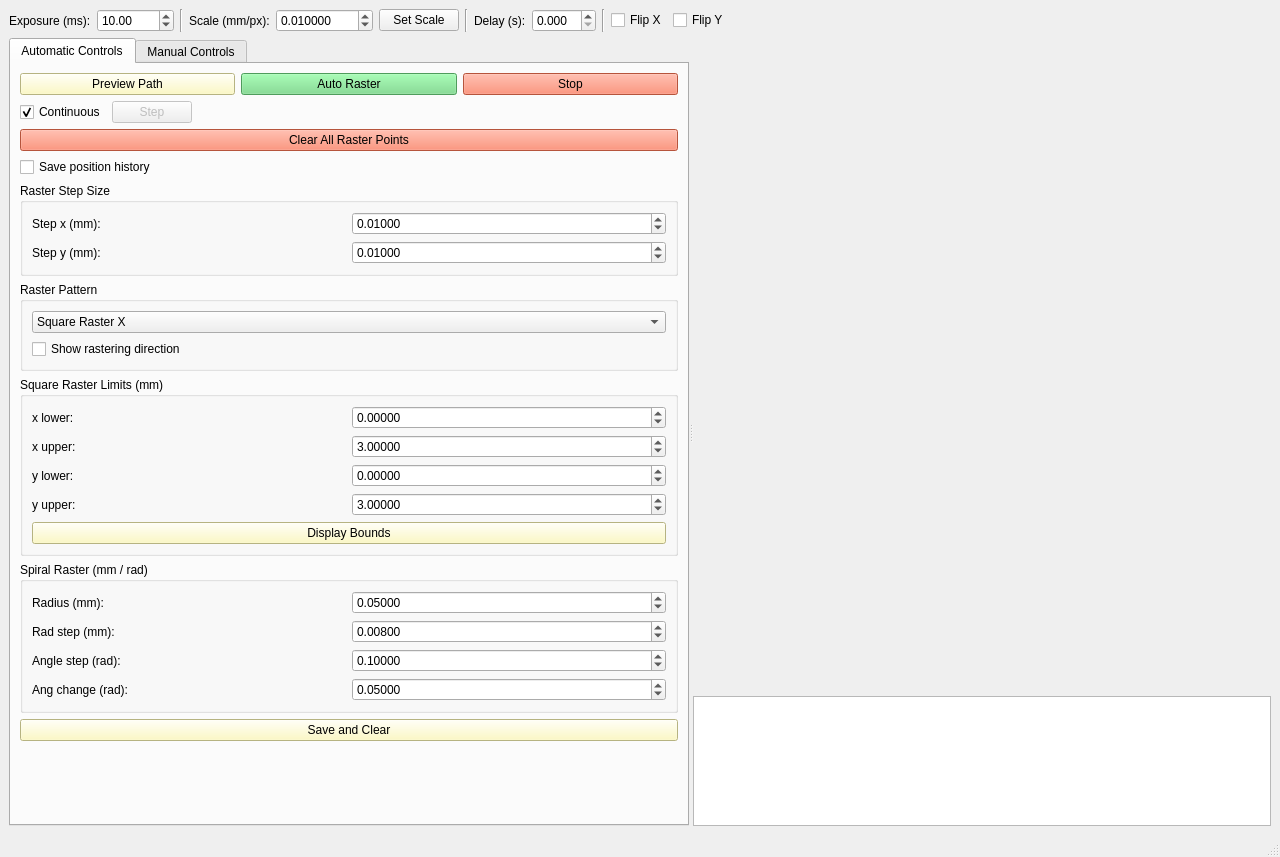
<?xml version="1.0" encoding="UTF-8"?>
<ui version="4.0">
 <class>MainWindow</class>
 <widget class="QMainWindow" name="MainWindow">
  <property name="geometry">
   <rect>
    <x>0</x>
    <y>0</y>
    <width>1280</width>
    <height>720</height>
   </rect>
  </property>
  <property name="windowTitle">
   <string>Raster Controller</string>
  </property>
  <widget class="QWidget" name="centralwidget">
   <layout class="QVBoxLayout" name="verticalLayout_Main">
    <item>
     <layout class="QHBoxLayout" name="horizontalLayout_Top">
      <item>
       <widget class="QLabel" name="label_exposure">
        <property name="text">
         <string>Exposure (ms):</string>
        </property>
       </widget>
      </item>
      <item>
       <widget class="QDoubleSpinBox" name="exposurevalue">
        <property name="decimals">
         <number>2</number>
        </property>
        <property name="minimum">
         <double>0.01</double>
        </property>
        <property name="maximum">
         <double>10000.0</double>
        </property>
        <property name="singleStep">
         <double>0.5</double>
        </property>
        <property name="value">
         <double>10.0</double>
        </property>
       </widget>
      </item>
      <item><widget class="Line" name="line_v1"><property name="orientation"><enum>Qt::Vertical</enum></property></widget></item>
      <item>
       <widget class="QLabel" name="label_scale">
        <property name="text">
         <string>Scale (mm/px):</string>
        </property>
       </widget>
      </item>
      <item>
       <widget class="QDoubleSpinBox" name="scaleImage">
        <property name="decimals">
         <number>6</number>
        </property>
        <property name="minimum">
         <double>1e-06</double>
        </property>
        <property name="maximum">
         <double>1000.0</double>
        </property>
        <property name="singleStep">
         <double>1e-05</double>
        </property>
        <property name="value">
         <double>0.01</double>
        </property>
       </widget>
      </item>
      <item>
       <widget class="QPushButton" name="scaleButton">
        <property name="text">
         <string>Set Scale</string>
        </property>
       </widget>
      </item>
      <item><widget class="Line" name="line_v2"><property name="orientation"><enum>Qt::Vertical</enum></property></widget></item>
      <item>
       <widget class="QLabel" name="label_timer">
        <property name="text">
         <string>Delay (s):</string>
        </property>
       </widget>
      </item>
      <item>
       <widget class="QDoubleSpinBox" name="sleepTimer">
        <property name="decimals">
         <number>3</number>
        </property>
        <property name="maximum">
         <double>60.0</double>
        </property>
        <property name="singleStep">
         <double>0.05</double>
        </property>
       </widget>
      </item>
      <item><widget class="Line" name="line_v3"><property name="orientation"><enum>Qt::Vertical</enum></property></widget></item>
      
      <item>
       <widget class="QCheckBox" name="flip_x_checkbox">
        <property name="text">
         <string>Flip X</string>
        </property>
       </widget>
      </item>
      <item>
       <widget class="QCheckBox" name="flip_y_checkbox">
        <property name="text">
         <string>Flip Y</string>
        </property>
       </widget>
      </item>
      <item>
       <spacer name="horizontalSpacer">
        <property name="orientation">
         <enum>Qt::Horizontal</enum>
        </property>
        <property name="sizeHint" stdset="0">
         <size>
          <width>40</width>
          <height>20</height>
         </size>
        </property>
       </spacer>
      </item>
     </layout>
    </item>
    
    <item>
     <widget class="QSplitter" name="splitter">
      <property name="orientation">
       <enum>Qt::Horizontal</enum>
      </property>
      
      <widget class="QTabWidget" name="tabWidget">
       <property name="currentIndex">
        <number>0</number>
       </property>
       <property name="minimumSize">
        <size>
         <width>400</width>
         <height>0</height>
        </size>
       </property>
       
       <widget class="QWidget" name="tab">
        <attribute name="title">
         <string>Automatic Controls</string>
        </attribute>
        <layout class="QVBoxLayout" name="autoLayout">
         <item>
          <layout class="QHBoxLayout" name="autoButtonsLayout">
           <item>
            <widget class="QPushButton" name="path_button">
             <property name="styleSheet">
              <string notr="true">background-color: rgb(255, 251, 181);</string>
             </property>
             <property name="text">
              <string>Preview Path</string>
             </property>
            </widget>
           </item>
           <item>
            <widget class="QPushButton" name="start_button">
             <property name="styleSheet">
              <string notr="true">background-color: rgb(111, 218, 129);</string>
             </property>
             <property name="text">
              <string>Auto Raster</string>
             </property>
            </widget>
           </item>
           <item>
            <widget class="QPushButton" name="stop_button">
             <property name="styleSheet">
              <string notr="true">background-color: rgb(255, 118, 84);</string>
             </property>
             <property name="text">
              <string>Stop</string>
             </property>
            </widget>
           </item>
          </layout>
         </item>
         <item>
          <layout class="QHBoxLayout" name="autoModeLayout">
           <item>
            <widget class="QCheckBox" name="raster_continuous_checkbox">
             <property name="text">
              <string>Continuous</string>
             </property>
             <property name="checked">
              <bool>true</bool>
             </property>
            </widget>
           </item>
           <item>
            <widget class="QPushButton" name="raster_step_button">
             <property name="text">
              <string>Step</string>
             </property>
             <property name="enabled">
              <bool>false</bool>
             </property>
            </widget>
           </item>
           <item>
            <spacer name="autoModeSpacer">
             <property name="orientation"><enum>Qt::Horizontal</enum></property>
             <property name="sizeHint" stdset="0"><size><width>40</width><height>20</height></size></property>
            </spacer>
           </item>
          </layout>
         </item>
         <item>
          <widget class="QPushButton" name="clearAll">
           <property name="styleSheet">
            <string notr="true">background-color: rgb(255, 118, 84);</string>
           </property>
           <property name="text">
            <string>Clear All Raster Points</string>
           </property>
          </widget>
         </item>
         <item>
          <widget class="QCheckBox" name="checkBox_2">
           <property name="text">
            <string>Save position history</string>
           </property>
          </widget>
         </item>
         
         <item>
          <widget class="QGroupBox" name="group_steps">
           <property name="title">
            <string>Raster Step Size</string>
           </property>
           <layout class="QGridLayout" name="grid_steps">
            <item row="0" column="0"><widget class="QLabel" name="lxstep"><property name="text"><string>Step x (mm):</string></property></widget></item>
            <item row="0" column="1"><widget class="QDoubleSpinBox" name="xstep"><property name="decimals"><number>5</number></property><property name="singleStep"><double>0.1</double></property><property name="value"><double>0.01</double></property></widget></item>
            <item row="1" column="0"><widget class="QLabel" name="lystep"><property name="text"><string>Step y (mm):</string></property></widget></item>
            <item row="1" column="1"><widget class="QDoubleSpinBox" name="ystep"><property name="decimals"><number>5</number></property><property name="singleStep"><double>0.1</double></property><property name="value"><double>0.01</double></property></widget></item>
           </layout>
          </widget>
         </item>
         
         <item>
          <widget class="QGroupBox" name="group_pattern">
           <property name="title">
            <string>Raster Pattern</string>
           </property>
           <layout class="QVBoxLayout" name="patternLayout">
            <item>
             <widget class="QComboBox" name="alg_choice">
              <item><property name="text"><string>Square Raster X</string></property></item>
              <item><property name="text"><string>Square Raster Y</string></property></item>
              <item><property name="text"><string>Spiral Raster</string></property></item>
              <item><property name="text"><string>Convex Hull Raster</string></property></item>
             </widget>
            </item>
            <item>
             <widget class="QCheckBox" name="show_direction_checkbox">
              <property name="text">
               <string>Show rastering direction</string>
              </property>
             </widget>
            </item>
           </layout>
          </widget>
         </item>
         
         <item>
          <widget class="QGroupBox" name="group_bounds">
           <property name="title">
            <string>Square Raster Limits (mm)</string>
           </property>
           <layout class="QGridLayout" name="grid_bounds">
            <item row="0" column="0"><widget class="QLabel" name="lxlow"><property name="text"><string>x lower:</string></property></widget></item>
            <item row="0" column="1"><widget class="QDoubleSpinBox" name="xlow"><property name="decimals"><number>5</number></property><property name="minimum"><double>-1000.0</double></property><property name="singleStep"><double>0.01</double></property></widget></item>
            <item row="1" column="0"><widget class="QLabel" name="lxhigh"><property name="text"><string>x upper:</string></property></widget></item>
            <item row="1" column="1"><widget class="QDoubleSpinBox" name="xhigh"><property name="decimals"><number>5</number></property><property name="singleStep"><double>0.01</double></property><property name="value"><double>3.0</double></property></widget></item>
            <item row="2" column="0"><widget class="QLabel" name="lylow"><property name="text"><string>y lower:</string></property></widget></item>
            <item row="2" column="1"><widget class="QDoubleSpinBox" name="ylow"><property name="decimals"><number>5</number></property><property name="minimum"><double>-1000.0</double></property><property name="singleStep"><double>0.01</double></property></widget></item>
            <item row="3" column="0"><widget class="QLabel" name="lyhigh"><property name="text"><string>y upper:</string></property></widget></item>
            <item row="3" column="1"><widget class="QDoubleSpinBox" name="yhigh"><property name="decimals"><number>5</number></property><property name="singleStep"><double>0.01</double></property><property name="value"><double>3.0</double></property></widget></item>
            <item row="4" column="0" colspan="2">
             <widget class="QPushButton" name="bound_button">
              <property name="styleSheet"><string notr="true">background-color: rgb(255, 251, 181);</string></property>
              <property name="text"><string>Display Bounds</string></property>
             </widget>
            </item>
           </layout>
          </widget>
         </item>
         
         <item>
          <widget class="QGroupBox" name="group_spiral">
           <property name="title">
            <string>Spiral Raster (mm / rad)</string>
           </property>
           <layout class="QGridLayout" name="grid_spiral">
            <item row="0" column="0"><widget class="QLabel" name="lrad"><property name="text"><string>Radius (mm):</string></property></widget></item>
            <item row="0" column="1"><widget class="QDoubleSpinBox" name="radius_spiral"><property name="decimals"><number>5</number></property><property name="minimum"><double>0.0</double></property><property name="singleStep"><double>0.01</double></property><property name="value"><double>0.05</double></property></widget></item>
            <item row="1" column="0"><widget class="QLabel" name="lradstep"><property name="text"><string>Rad step (mm):</string></property></widget></item>
            <item row="1" column="1"><widget class="QDoubleSpinBox" name="step_spiral"><property name="decimals"><number>5</number></property><property name="minimum"><double>0.0</double></property><property name="singleStep"><double>0.001</double></property><property name="value"><double>0.008</double></property></widget></item>
            <item row="2" column="0"><widget class="QLabel" name="langstep"><property name="text"><string>Angle step (rad):</string></property></widget></item>
            <item row="2" column="1"><widget class="QDoubleSpinBox" name="angle_spiral"><property name="decimals"><number>5</number></property><property name="minimum"><double>0.0</double></property><property name="singleStep"><double>0.01</double></property><property name="value"><double>0.1</double></property></widget></item>
            <item row="3" column="0"><widget class="QLabel" name="langchange"><property name="text"><string>Ang change (rad):</string></property></widget></item>
            <item row="3" column="1"><widget class="QDoubleSpinBox" name="ang_change"><property name="decimals"><number>5</number></property><property name="singleStep"><double>0.001</double></property><property name="value"><double>0.05</double></property></widget></item>
           </layout>
          </widget>
         </item>
         <item>
          <widget class="QPushButton" name="save_button">
           <property name="styleSheet">
            <string notr="true">background-color: rgb(255, 251, 181);</string>
           </property>
           <property name="text">
            <string>Save and Clear</string>
           </property>
          </widget>
         </item>
         <item><spacer name="autoBottomSpacer"><property name="orientation"><enum>Qt::Vertical</enum></property><property name="sizeHint" stdset="0"><size><width>20</width><height>40</height></size></property></spacer></item>
        </layout>
       </widget>
       
       <widget class="QWidget" name="tab_2">
        <attribute name="title">
         <string>Manual Controls</string>
        </attribute>
        <layout class="QVBoxLayout" name="manualLayout">
         <item>
          <layout class="QHBoxLayout" name="manualTopButtons">
           <item>
             <widget class="QPushButton" name="resetButton">
               <property name="text"><string>Reset</string></property>
               <property name="maximumWidth"><number>60</number></property>
             </widget>
           </item>
           <item>
             <widget class="QPushButton" name="calibrateButton">
               <property name="text"><string>Calibrate (Affine)</string></property>
               <property name="sizePolicy">
                 <sizepolicy hsizetype="Expanding" vsizetype="Fixed">
                   <horstretch>0</horstretch>
                   <verstretch>0</verstretch>
                 </sizepolicy>
               </property>
             </widget>
           </item>
           <item>
             <widget class="QPushButton" name="useold">
               <property name="text"><string>Use Last Value</string></property>
               <property name="minimumWidth"><number>100</number></property>
             </widget>
           </item>
          </layout>
         </item>
         
         <item>
          <widget class="QGroupBox" name="group_calmat">
           <property name="title"><string>Calibration (M·target + b)</string></property>
           <layout class="QGridLayout" name="grid_calmat">
            <item row="0" column="0"><widget class="QLabel" name="lm11"><property name="text"><string>M11</string></property></widget></item>
            <item row="0" column="1"><widget class="QDoubleSpinBox" name="matrix_11"><property name="decimals"><number>3</number></property></widget></item>
            <item row="0" column="2"><widget class="QLabel" name="lm12"><property name="text"><string>M12</string></property></widget></item>
            <item row="0" column="3"><widget class="QDoubleSpinBox" name="matrix_12"><property name="decimals"><number>3</number></property></widget></item>
            <item row="1" column="0"><widget class="QLabel" name="lm21"><property name="text"><string>M21</string></property></widget></item>
            <item row="1" column="1"><widget class="QDoubleSpinBox" name="matrix_21"><property name="decimals"><number>3</number></property></widget></item>
            <item row="1" column="2"><widget class="QLabel" name="lm22"><property name="text"><string>M22</string></property></widget></item>
            <item row="1" column="3"><widget class="QDoubleSpinBox" name="matrix_22"><property name="decimals"><number>3</number></property></widget></item>
            <item row="2" column="0"><widget class="QLabel" name="lbx"><property name="text"><string>bX</string></property></widget></item>
            <item row="2" column="1"><widget class="QDoubleSpinBox" name="offset_a"><property name="decimals"><number>3</number></property></widget></item>
            <item row="2" column="2"><widget class="QLabel" name="lby"><property name="text"><string>bY</string></property></widget></item>
            <item row="2" column="3"><widget class="QDoubleSpinBox" name="offset_b"><property name="decimals"><number>3</number></property></widget></item>
           </layout>
          </widget>
         </item>
         
         <item>
          <widget class="QGroupBox" name="group_move">
           <property name="title"><string>Move / Preview (mm)</string></property>
           <layout class="QGridLayout" name="grid_move">
            <item row="0" column="0"><widget class="QLabel" name="lx"><property name="text"><string>x:</string></property></widget></item>
            <item row="0" column="1"><widget class="QDoubleSpinBox" name="x"><property name="decimals"><number>5</number></property></widget></item>
            <item row="0" column="2"><widget class="QPushButton" name="move_to_pos"><property name="text"><string>Move to Position</string></property></widget></item>
            <item row="1" column="0"><widget class="QLabel" name="ly"><property name="text"><string>y:</string></property></widget></item>
            <item row="1" column="1"><widget class="QDoubleSpinBox" name="y"><property name="decimals"><number>5</number></property></widget></item>
            <item row="1" column="2"><widget class="QPushButton" name="preview_pos"><property name="text"><string>Preview Position</string></property></widget></item>
           </layout>
          </widget>
         </item>
         
         <item>
          <widget class="QGroupBox" name="group_readouts">
           <property name="title"><string>Readouts</string></property>
           <layout class="QGridLayout" name="grid_readouts">
            <item row="0" column="0"><widget class="QLabel" name="l_motx"><property name="text"><string>Motor x:</string></property></widget></item>
            <item row="0" column="1"><widget class="QLabel" name="motor_x_pos"><property name="text"><string>0.0</string></property></widget></item>
            <item row="0" column="2"><widget class="QProgressBar" name="progress_motor_x_pos"><property name="minimum"><number>0</number></property><property name="maximum"><number>100</number></property></widget></item>
            <item row="1" column="0"><widget class="QLabel" name="l_moty"><property name="text"><string>Motor y:</string></property></widget></item>
            <item row="1" column="1"><widget class="QLabel" name="motor_y_pos"><property name="text"><string>0.0</string></property></widget></item>
            <item row="1" column="2"><widget class="QProgressBar" name="progress_motor_y_pos"><property name="minimum"><number>0</number></property><property name="maximum"><number>100</number></property></widget></item>
            <item row="2" column="0"><widget class="QLabel" name="l_pixx"><property name="text"><string>Target x (mm):</string></property></widget></item>
            <item row="2" column="1"><widget class="QLabel" name="pixel_x_pos"><property name="text"><string>0.0</string></property></widget></item>
            <item row="3" column="0"><widget class="QLabel" name="l_pixy"><property name="text"><string>Target y (mm):</string></property></widget></item>
            <item row="3" column="1"><widget class="QLabel" name="pixel_y_pos"><property name="text"><string>0.0</string></property></widget></item>
           </layout>
          </widget>
         </item>
         
         <item>
          <widget class="QGroupBox" name="group_jog">
           <property name="title"><string>Jog (mm)</string></property>
           <layout class="QGridLayout" name="grid_jog">
            <item row="0" column="0"><widget class="QLabel" name="l_stepx"><property name="text"><string>Step x (mm):</string></property></widget></item>
            <item row="0" column="1"><widget class="QDoubleSpinBox" name="dx_button"><property name="decimals"><number>5</number></property><property name="value"><double>0.01</double></property></widget></item>
            <item row="1" column="0"><widget class="QLabel" name="l_stepy"><property name="text"><string>Step y (mm):</string></property></widget></item>
            <item row="1" column="1"><widget class="QDoubleSpinBox" name="dy_button"><property name="decimals"><number>5</number></property><property name="value"><double>0.01</double></property></widget></item>
            <item row="2" column="1"><widget class="QPushButton" name="jog_up_button_3"><property name="text"><string>Jog Up</string></property></widget></item>
            <item row="3" column="0"><widget class="QPushButton" name="jog_left_button_3"><property name="text"><string>Jog Left</string></property></widget></item>
            <item row="3" column="2"><widget class="QPushButton" name="jog_right_button_3"><property name="text"><string>Jog Right</string></property></widget></item>
            <item row="4" column="1"><widget class="QPushButton" name="jog_down_button_3"><property name="text"><string>Jog Down</string></property></widget></item>
            <item row="5" column="0" colspan="3">
             <widget class="QPushButton" name="clearAllManual"><property name="text"><string>Clear All Manual Points</string></property></widget>
            </item>
           </layout>
          </widget>
         </item>
         
         <item>
          <layout class="QGridLayout" name="homeLayout">
           <item row="0" column="0"><widget class="QPushButton" name="homeX_3"><property name="text"><string>Soft Home X</string></property></widget></item>
           <item row="0" column="1"><widget class="QPushButton" name="homeX_4"><property name="text"><string>Hard Home X</string></property></widget></item>
           <item row="1" column="0"><widget class="QPushButton" name="homeY_3"><property name="text"><string>Soft Home Y</string></property></widget></item>
           <item row="1" column="1"><widget class="QPushButton" name="homeY_4"><property name="text"><string>Hard Home Y</string></property></widget></item>
          </layout>
         </item>
         
         <item>
          <layout class="QHBoxLayout" name="pointsLayout">
           <item><widget class="QCheckBox" name="show_all_points_checkbox"><property name="text"><string>Display points</string></property></widget></item>
           <item><widget class="QLabel" name="l_pts"><property name="text"><string>Last N:</string></property></widget></item>
           <item><widget class="QSpinBox" name="point_display_count"><property name="minimum"><number>0</number></property><property name="maximum"><number>100000</number></property><property name="value"><number>50</number></property></widget></item>
          </layout>
         </item>
         
         <item><widget class="QDoubleSpinBox" name="x_backlash"><property name="visible"><bool>false</bool></property></widget></item>
         <item><widget class="QDoubleSpinBox" name="y_backlash"><property name="visible"><bool>false</bool></property></widget></item>
         <item><spacer name="manualBottomSpacer"><property name="orientation"><enum>Qt::Vertical</enum></property><property name="sizeHint" stdset="0"><size><width>20</width><height>40</height></size></property></spacer></item>
        </layout>
       </widget>
      </widget>
      
      <widget class="QWidget" name="rightWidget">
       <layout class="QVBoxLayout" name="verticalLayout_Right">
        <item>
         <widget class="QWidget" name="plot" native="true">
          <property name="sizePolicy">
           <sizepolicy hsizetype="Expanding" vsizetype="Expanding">
            <horstretch>1</horstretch>
            <verstretch>10</verstretch>
           </sizepolicy>
          </property>
         </widget>
        </item>
        <item>
         <widget class="QTextEdit" name="textEdit_2">
          <property name="minimumHeight">
           <number>120</number>
          </property>
          <property name="sizePolicy">
           <sizepolicy hsizetype="Expanding" vsizetype="Preferred">
             <horstretch>1</horstretch>
             <verstretch>2</verstretch>
           </sizepolicy>
          </property>
          <property name="readOnly">
           <bool>true</bool>
          </property>
         </widget>
        </item>
       </layout>
      </widget>
     </widget>
    </item>
   </layout>
  </widget>
  <widget class="QMenuBar" name="menubar"/>
  <widget class="QStatusBar" name="statusbar"/>
 </widget>
 <resources/>
 <connections/>
</ui>
